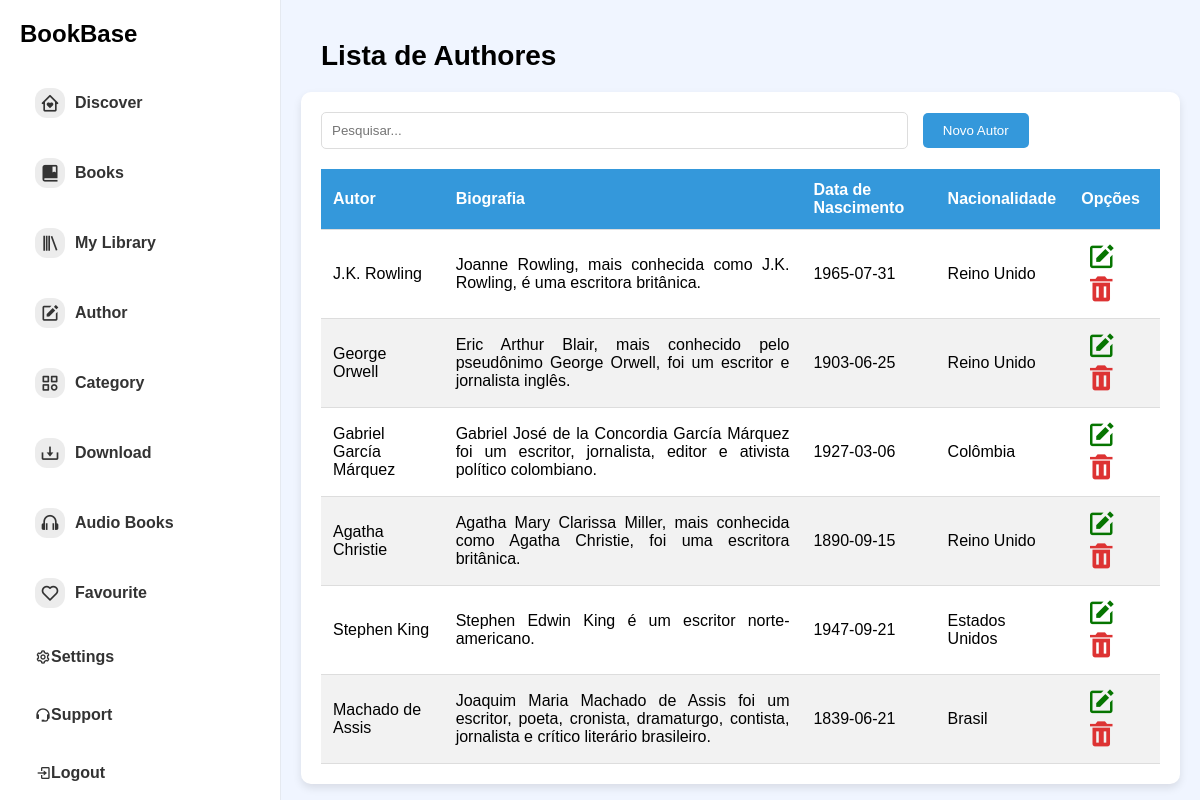
Page /php/authores.php on the earlier database version.
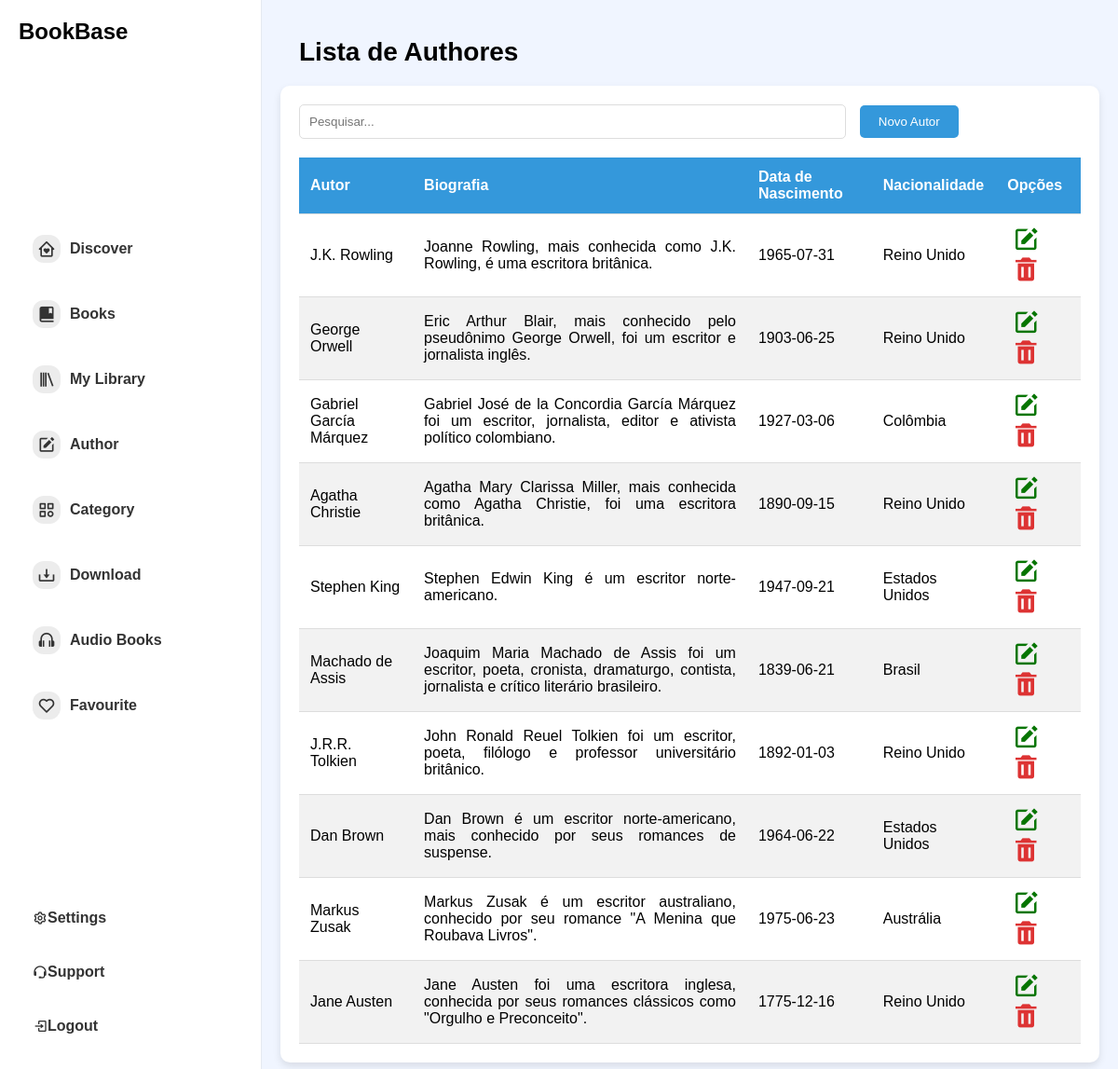
Same page on the later database version.
### tables this page shows
CREATE TABLE autores (
  id INT NOT NULL AUTO_INCREMENT,
  nome VARCHAR(100) NOT NULL,
  biografia LONGTEXT NOT NULL,
  dataNasc DATE NOT NULL,
  nacionalidade VARCHAR(30) NOT NULL,
  PRIMARY KEY (id)
);

### php/listar_autores.php (the view, shortened to what this page needs)
<?php
$servername = "localhost";
$username = "root";
$password = "";
$dbname = "biblioteca";
$conn = new mysqli($servername, $username, $password, $dbname);
$sql = "SELECT * FROM autores";
$result = $conn->query($sql);
if ($result->num_rows > 0) {
    while($row = $result->fetch_assoc()) {
        echo "<tr>";
        echo "<td>" . $row["nome"] . "</td>";
        echo "<td style='text-align: justify;'>" . $row["biografia"] . "</td>";
        echo "<td>" . $row["dataNasc"] . "</td>";
        echo "<td>" . $row["nacionalidade"] . "</td>";
        echo "<td>
                <i class='bx bxs-edit' style='color:#067500; cursor: pointer;' onclick='editarAutor(" . $row["id"] . ")'></i>
                <i class='bx bxs-trash' style='color:#d33; cursor: pointer;' onclick='confirmarDelecaoAutor(" . $row["id"] . ")'></i>
              </td>";
        echo "</tr>";
    }
} else {
    echo "<tr><td colspan='5'>Nenhum autor encontrado</td></tr>";
}
?>

### php/authores.php (shortened to what this page needs)
<!DOCTYPE html>
<html lang="en">
<head>
    <link href='https://unpkg.com/boxicons@2.1.4/css/boxicons.min.css' rel='stylesheet'>
    <link rel="stylesheet" href="../css/view-users.css">
</head>
<body>
    <div class="container">
        <aside class="sidebar">
            <div class="logo">BookBase</div>
            <nav>
                <ul>
                    <li><a href="../php/index.php" class="active"><i class='bx bx-home-heart' id="icon"></i> Discover</a></li>
                    <li><a href="../php/livro.php"><i class='bx bxs-book-bookmark' ></i> Books</a></li>
                    <li><a href="lista-livros.php"><i class='bx bx-library'></i> My Library</a></li>
                    <li><a href="listar_autores.php"><i class='bx bxs-edit'></i> Author</a></li>
                    <li><a href="#"><i class='bx bx-category'></i> Category</a></li>
                    <li><a href="#"><i class='bx bx-download'></i> Download</a></li>
                    <li><a href="#"><i class='bx bx-headphone'></i> Audio Books</a></li>
                    <li><a href="#"><i class='bx bx-heart'></i> Favourite</a></li>
                </ul>
            </nav>
            <div class="sidebar-bottom">
                <ul>
                    <li><a href="#"><i class='bx bx-cog sidebar-icon'></i>Settings</a></li>
                    <li><a href="#"><i class='bx bx-support sidebar-icon'></i>Support</a></li>
                    <li><a href="#"><i class='bx bx-log-in sidebar-icon'></i>Logout</a></li>
                </ul>
            </div>
        </aside>
        <main class="container-fluid">
            <h1>Lista de Authores</h1>
            <div class="row">
                <div class="col-md-12">
                    <div class="card">
                        <div class="card-body">
                            <div class="col-md-12 pb-3">
                                <input type="text" id="searchInput" placeholder="Pesquisar..." onkeyup="pesquisarAutores()">
                                <button class="btn btn-primary" onclick="window.location.href='../php/author.php'">
                                    <i class="fa fa-plus"></i> Novo Autor
                                </button>
                            </div>
                            <table class="table table-bordered table-hover" id="dados">
                                <thead>
                                    <tr>
                                        <th scope="col">Autor</th>
                                        <th scope="col">Biografia</th>
                                        <th scope="col">Data de Nascimento</th>
                                        <th scope="col">Nacionalidade</th>
                                        <th scope="col">Opções</th>
                                    </tr>
                                </thead>
                                <tbody>
                                    <?php include 'listar_autores.php'; ?>
                                </tbody>
                            </table>
                        </div>
                    </div>
                </div>
            </div>
        </main>
    </div>
</body>
</html>

### css/view-users.css (style rules this page uses)
body, h1, h2, h3, h4, h5, h6, p, ul, li, a, input, button { margin: 0; padding: 0; box-sizing: border-box; font-family: 'Arial', sans-serif; }
body { background-color: #f0f5ff; display: flex; height: 100vh; overflow: hidden; }
.container { display: flex; width: 100%; height: 100%; }
.sidebar { min-width: 240px; max-width: 240px; background-color: #ffffff; padding: 20px; display: flex; flex-direction: column; justify-content: space-between; border-right: 1px solid #e5e9f0; overflow-y: auto; }
.logo { font-size: 24px; font-weight: bold; margin-bottom: 30px; }
.sidebar nav ul { list-style-type: none; padding: 0; }
.sidebar nav ul li { margin-bottom: 20px; }
.sidebar nav ul li a { text-decoration: none; color: #333; font-weight: bold; display: flex; align-items: center; padding: 10px 15px; border-radius: 5px; transition: background-color 0.3s; }
.sidebar nav ul li a i { background-color: #ececec; padding: 5px; border-radius: 12px; margin-right: 10px; font-size: 20px; }
.sidebar-bottom ul { list-style-type: none; padding: 0; }
.sidebar-bottom ul li { margin-bottom: 20px; }
.sidebar-bottom ul li a { text-decoration: none; color: #333; font-weight: bold; display: flex; align-items: center; padding: 10px 15px; border-radius: 5px; transition: background-color 0.3s; }
h1 { margin: 20px; font-size: 28px; }
.container-fluid { flex-grow: 1; padding: 20px; overflow-y: auto; }
.card { background-color: white; border-radius: 10px; box-shadow: 0 4px 8px rgba(0,0,0,0.1); padding: 20px; }
.card-body { width: 100%; }
input#searchInput { padding: 10px; border: 1px solid #ddd; border-radius: 5px; width: 70%; margin-right: 10px; }
button.btn { padding: 10px 20px; background-color: #3498db; color: white; border: none; border-radius: 5px; cursor: pointer; }
.table { width: 100%; border-collapse: collapse; margin-top: 20px; }
.table th, .table td { padding: 12px; text-align: left; border-bottom: 1px solid #ddd; }
.table th { background-color: #3498db; color: white; }
.table tr:nth-child(even) { background-color: #f2f2f2; }
button { padding: 5px 10px; border: none; border-radius: 5px; cursor: pointer; }
main { flex: 1; overflow-y: auto; padding: 20px; }
.table td i { font-size: 30px; margin: 0 5px; cursor: pointer; }

Differences in the rows shown:
added autores: nome "J.R.R. Tolkien", biografia "John Ronald Reuel Tolkien foi um escritor, poeta, filólogo e professor universitário britânico.", dataNasc "1892-01-03", nacionalidade "Reino Unido"
added autores: nome "Dan Brown", biografia "Dan Brown é um escritor norte-americano, mais conhecido por seus romances de suspense.", dataNasc "1964-06-22", nacionalidade "Estados Unidos"
added autores: nome "Markus Zusak", biografia "Markus Zusak é um escritor australiano, conhecido por seu romance \"A Menina que Roubava Livros\".", dataNasc "1975-06-23", nacionalidade "Austrália"
added autores: nome "Jane Austen", biografia "Jane Austen foi uma escritora inglesa, conhecida por seus romances clássicos como \"Orgulho e Preconceito\".", dataNasc "1775-12-16", nacionalidade "Reino Unido"
